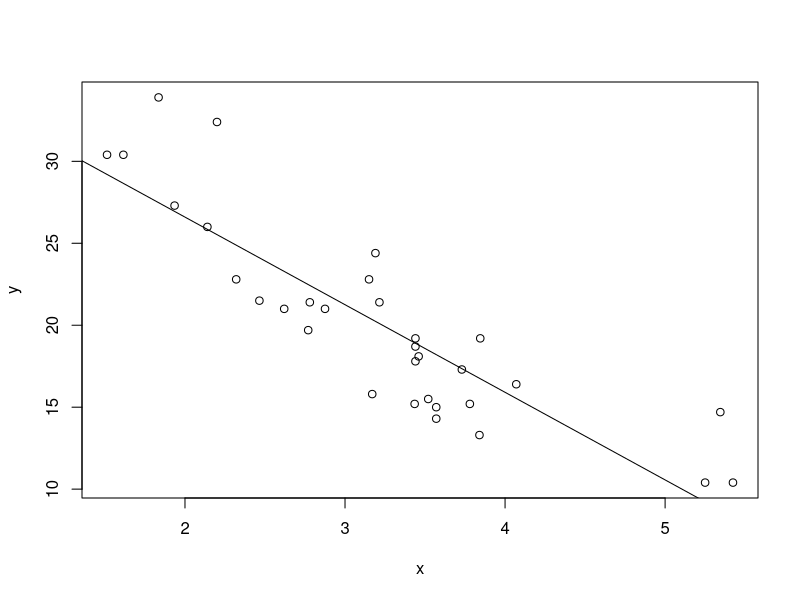

Generate this figure with R:
#q1
# Consider the following data with x as the predictor and y as as the outcome. 
# Give a P-value for the two sided hypothesis test of whether beta1 from a linear regression model is 0 or not.

x <- c(0.61, 0.93, 0.83, 0.35, 0.54, 0.16, 0.91, 0.62, 0.62)
y <- c(0.67, 0.84, 0.6, 0.18, 0.85, 0.47, 1.1, 0.65, 0.36)
fit <- lm(y ~ x)
summary(fit)$coefficients[2,4] #p-value

#q2
# Consider the previous problem, give the estimate of the residual standard deviation.
summary(fit)$sigma #sigma. really

#q3
# In the mtcars data set, fit a linear regression model of weight (predictor) on mpg (outcome). Get a 95% confidence interval for the expected mpg at the average weight. What is the lower endpoint?
data(mtcars)

x <- mtcars$wt
y <- mtcars$mpg

fit <- lm(y ~ x)
intercept <- fit$coeff[1]
slope <- fit$coeff[2]
df.residual <- fit$df.residual
sigma <- summary(fit)$sigma

plot(x, y)
abline(fit)

xmean <- mean(x)
yest <- intercept + slope * xmean

yest + c(-1,1) * qt(0.975, df.residual) * sigma / sqrt(length(x)) #confidence interval
predict(fit, data.frame(x=mean(x)), interval = ("confidence")) #obtains the same value

#q4
# Refer to the previous question. Read the help file for mtcars. What is the weight coefficient interpreted as?
?mtcars

#q5
# Consider again the mtcars data set and a linear regression model with mpg as predicted by weight (1,000 lbs). A new car is coming weighing 3000 pounds. Construct a 95% prediction interval for its mpg. What is the upper endpoint? 
ssx <- sum((x - mean(x))^2)
n <- length(x)
intercept + slope * 3 + c(-1,1) * qt(0.975, df.residual) * sigma * sqrt(1 + 1/n + (3 - mean(x))^2 / ssx) #prediction interval
predict(fit, data.frame(x=3), interval = ("prediction")) #same

#q6
# Consider again the mtcars data set and a linear regression model with mpg as predicted by weight (in 1,000 lbs). A “short” ton is defined as 2,000 lbs. Construct a 95% confidence interval for the expected change in mpg per 1 short ton increase in weight. Give the lower endpoint.
sumCoef <- summary(fit)$coeff
2 * (sumCoef[2,1] + c(-1, 1) * qt(0.975, df.residual) * sumCoef[2,2])

#q9
# Refer back to the mtcars data set with mpg as an outcome and weight (wt) as the predictor. About what is the ratio of the the sum of the squared errors, sum((y-mean(y))^2)  when comparing a model with just an intercept (denominator) to the model with the intercept and slope (numerator)? 
e1 <- y - intercept
e2 <- y - intercept - slope * x

sum(e2^2) / sum(e1^2)